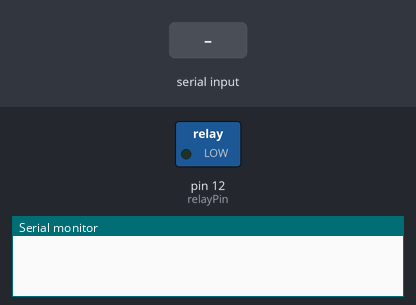
Simulated run of this sketch. Board: Arduino Uno, built with avr-gcc and run on an emulated ATmega328P. Parts: switched loads named in the sketch (green lamp = pin HIGH), the last lines printed to the serial monitor. Inputs (shaded band) come from the test bench.

Above: at 1.2 s.
1.3 s: "1" received over the second serial link
At 2.7 s:
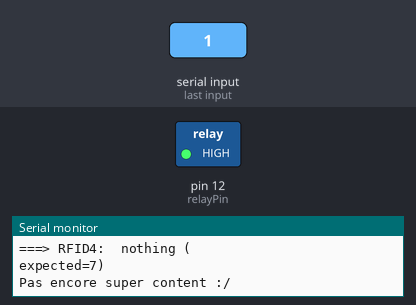
Timing chart, 0 to 4.3 s (numbered marks = the images above; inputs shaded):
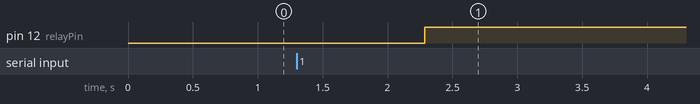

The sketch:

sketch.ino
```cpp
/*
 * Sketch to read RFID 125kHz chips through RDM6300 modules using
 * SoftwareSerial. When the correct combination is read (see `jackpot`) a signal
 * is sent to the `relayPin`.
 *
 * NOTE: to add a tag you need to read it using rfid_reader, add it to the
 * `tags` list and increase `NUMBER_OF_TAGS`.
 */
#include <SoftwareSerial.h>

#define NREADER	4
#define NTAGS	10
#define TAGLEN	14

int jackpot[] = {
	6, /* on the first  reader, RX=2 */
	9, /* on the second reader, RX=4 */
	2, /* on the third  reader, RX=6 */
	7, /* on the fourth reader, RX=8 */
};
SoftwareSerial readers[NREADER] = {
	SoftwareSerial(/* RX=*/2, /* TX=*/3),
	SoftwareSerial(/* RX=*/4, /* TX=*/5),
	SoftwareSerial(/* RX=*/6, /* TX=*/7),
	SoftwareSerial(/* RX=*/8, /* TX=*/9),
};

/* used to trigger pin */
int relayPin = 12;
 /* signal sent to relayPin on success (LOW or HIGH) */
int jackpot_signal = LOW;

/* how many milliseconds we can wait before a report */
int max_report_millis = 2000;

int tags[NTAGS][TAGLEN] = {
	{2,49,57,48,48,54,65,53,54,49,51,51,54,3}, /* ID=1 */
	{2,49,57,48,48,54,65,53,50,53,53,55,52,3}, /* ID=2 */
	{2,49,57,48,48,54,56,69,68,57,68,48,49,3}, /* ID=3 */
	{2,49,57,48,48,54,56,70,49,57,56,49,56,3}, /* ID=4 */
	{2,49,57,48,48,54,65,48,70,56,55,70,66,3}, /* ID=5 */
	{2,49,57,48,48,54,65,51,49,56,52,67,54,3}, /* ID=6 */
	{2,49,57,48,48,54,57,70,57,69,66,54,50,3}, /* ID=7 */
	{2,49,57,48,48,54,57,50,54,66,51,69,53,3}, /* ID=8 */
	{2,49,57,48,48,54,65,48,66,51,55,52,70,3}, /* ID=9 */
	{2,49,57,48,48,54,56,67,54,53,65,69,68,3}, /* ID=10 */
};

/* delay between SoftwareSerial.begin() and SoftwareSerial.available() */
int begin_delay = 60;
/* delay between SoftwareSerial.available() and SoftwareSerial.read() */
int available_delay = 30;

/* accouting */
int stats[NREADER][NTAGS];
/* used for reporting timekeeping */
int last_report_millis;

void setup() {
	pinMode(relayPin, OUTPUT); // output signal trigger
	Serial.begin(9600); // start serial to PC
	last_report_millis = millis();
}

/* FIXME: C++ code, doesn't work with the Arduino SDK although works fine with
   gcc */
class ReadResult
{
	public:

	ReadResult(int nread, int tag):
	    nread_(nread),
	    tag_(tag)
	{ }

	int nread()
	{
		return nread_;
	}

	int tag()
	{
		return tag_;
	}

	protected:

	int nread_;
	int tag_;

};


/*
 * return a {nread, tag} pair where tag is the tag index most read so far and
 * nread the read count.
 */
ReadResult *last_read(int reader_index) {
	SoftwareSerial RFID = readers[reader_index];
	int tag = -1, nread = 0;
	/* compute a max on stats to find the most read tag index so far */
	for (int i = 0; i < NTAGS; i++) {
		int n = stats[reader_index][i];
		if (n > nread) {
			nread = n;
			tag   = i;
		}
	}

	return (new ReadResult(nread, tag));
}

void RFID_read(int reader_index) {
	/* shortcut if we already read 3 times the same tag */
	ReadResult *prev = last_read(reader_index);
	int nread = prev->nread();
	delete prev;
	if (nread >= 3)
		return;

	int data[TAGLEN]; // temp buffer where the rfid data is stored
	SoftwareSerial RFID = readers[reader_index];

	RFID.begin(9600); // start serial to RFID reader
	delay(begin_delay);
	if (RFID.available() > 0) {
		delay(available_delay);
		for (int i = 0 ; i < TAGLEN; i++)
			data[i] = RFID.read();
		RFID.flush();
		for (int i = 0; i < NTAGS; i++) {
			if (memcmp(data, tags[i], sizeof(tags[i])) == 0) {
				stats[reader_index][i]++;
			}
		}
	}
	RFID.end();
}

void loop() {
	for (int r = 0; r < NREADER; r++)
		RFID_read(r);

	int now = millis();
	if ((now - last_report_millis) > max_report_millis) {
		int matches = 0;
		last_report_millis = now;
		for (int r = 0; r < NREADER; r++) {
			int the_one = 0, nread = 0;
			for (int x = 0; x < NTAGS; x++) {
				int n = stats[r][x];
				if (n > nread) {
					the_one = x;
					nread = n;
				}
			}
			Serial.print("===> RFID");
			Serial.print(r + 1, DEC);
			Serial.print(": ");
			if (nread == 0) {
				Serial.println(" nothing (");
			} else {
				Serial.print(the_one + 1, DEC);
				Serial.print(" (read ");
				Serial.print(nread, DEC);
				Serial.print(" times, ");
			}
			int expected = jackpot[r];
			Serial.print("expected=");
			Serial.print(expected, DEC);
			if (expected == (the_one + 1)) {
				matches++;
				Serial.print(", matching");
			}
			Serial.println(")");
		}
		Serial.println();
		int success = (matches == NREADER);
		if (success) {
			digitalWrite(relayPin, jackpot_signal);
			Serial.println("Super content <3");
		} else {
			digitalWrite(relayPin, !jackpot_signal);
			Serial.println("Pas encore super content :/");
		}
		memset(stats, 0, NREADER * NTAGS * sizeof(int));
	}
}
```
